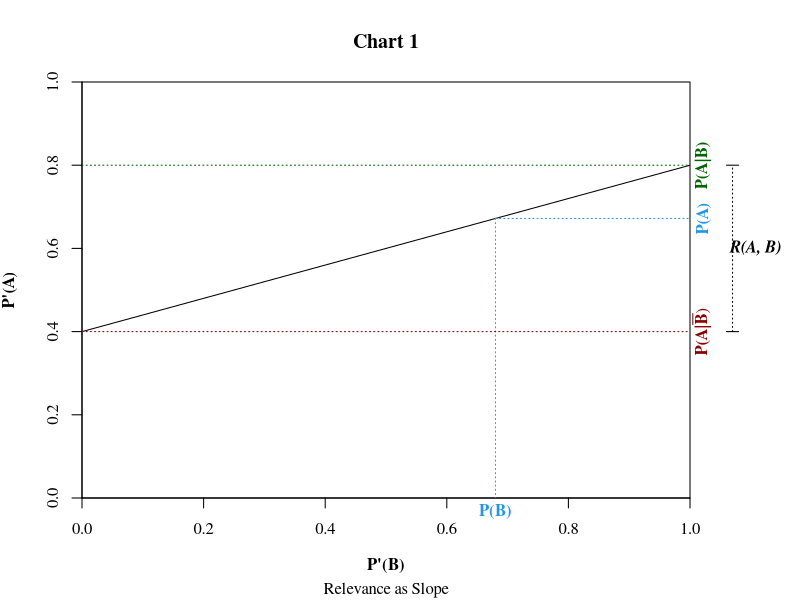

Generate this figure with R:

png(file="../assets/images/bayesian-argumentation/relevance-delta.png", width=6, height=6, units="in", res=300)



high = 0.8
low = 0.4
rd = high - low
pb <- 0.68
pa <- low + rd * pb
df <- data.frame(b = c(0,1), a = c(low,high))




par(mar = c(5.1, 4.1, 4.1, 5.5) )

plot(a ~ b, df, type='l', col=9, xaxs='i', yaxs='i', ylim=c(0,1),xlim=c(0,1), xlab=expression(bold("P'(B)")), ylab=expression(bold("P'(A)")), family="serif", main="Chart 1", sub="Relevance as Slope")

# Dotted line with label "P(A)"
segments(pb, pa, 1, pa, lty=3, col=4)
mtext(expression(bold("P(A)")), 4, at=pa, col=4, line=0.3, family="serif")

# Dotted line with label "P(B)"
segments(pb, pa, pb, 0, lty=3, col=4)
mtext(expression(bold("P(B)")), 1, at=pb, col=4, line=0.3, family="serif")

# Dotted line with label "P(A|B)"
segments(0, high, 1, high, lty=3, col="darkgreen")
mtext(expression(bold("P(A|B)")), 4, at=high, col="darkgreen", line=0.3, family="serif")


# Dotted line with label "P(A|B)"
segments(0, low, 1, low, lty=3, col="darkred")

mtext(expression(paste(bold("P(A|"),bar(bold("B")),")"))
, 4, at=low, col="darkred", line=0.3, family="serif")


segments(1.06, high, 1.08, high, xpd=TRUE)
segments(1.06, low, 1.08, low, xpd=TRUE)
segments(1.07, low, 1.07, high, lty=3, xpd=TRUE)

mtext(
  expression(paste(
    bolditalic("R(A, B)")
  )), 
4, at=(low + rd/2), line=2, family="serif", las=1)

dev.off()
